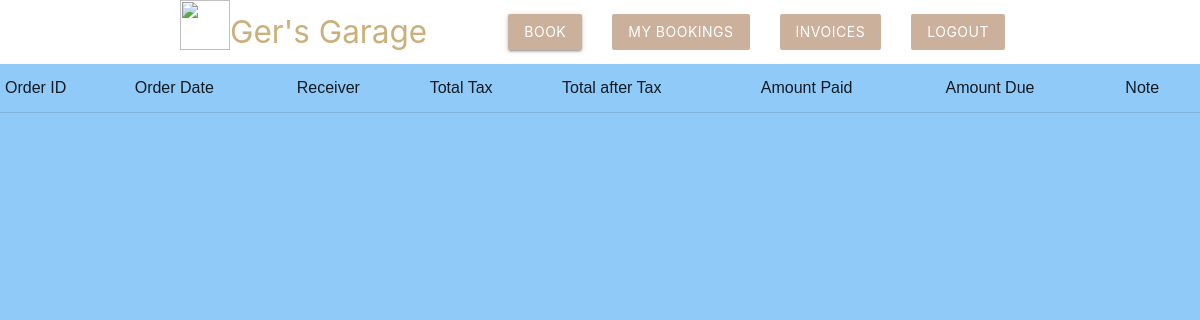
Page /customer/myInvoices.php (signed in) on the earlier database version.
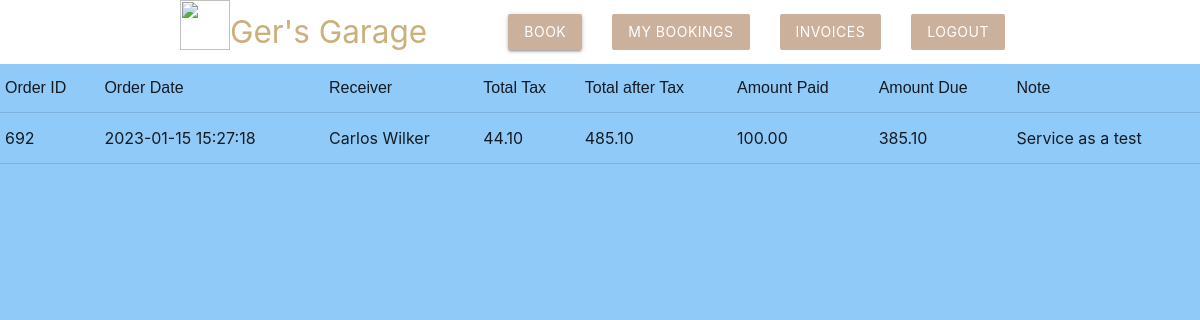
Same page on the later database version.
### tables this page shows
CREATE TABLE `invoice_order` (
  `order_id` int(11) NOT NULL,
  `user_id` int(11) NOT NULL,
  `order_date` timestamp NOT NULL DEFAULT current_timestamp(),
  `booking_id` int(11) NOT NULL,
  `mechanic_id` int(11) NOT NULL,
  `order_receiver_name` varchar(250) NOT NULL,
  `order_receiver_address` text NOT NULL COMMENT 'Phone number',
  `order_total_before_tax` decimal(10,2) NOT NULL,
  `order_total_tax` decimal(10,2) NOT NULL,
  `service_fee` double(10,2) NOT NULL,
  `order_tax_per` varchar(250) NOT NULL,
  `order_total_after_tax` double(10,2) NOT NULL,
  `order_amount_paid` decimal(10,2) NOT NULL,
  `order_total_amount_due` decimal(10,2) NOT NULL,
  `note` text NOT NULL
);

### customer/myInvoices.php (the view, shortened to what this page needs)
<?php
require("/xampp/htdocs/myapp/templates/menu.php");
require_once("/xampp/htdocs/myapp/customer/conf.php");
$userID = $_SESSION['id'];
$sql = "SELECT fullname FROM users WHERE id = '$userID'";
$allcustomer = mysqli_query($link,$sql);
$userInfo = mysqli_fetch_array(
    $allcustomer,
    MYSQLI_ASSOC
);
$query = ("SELECT * FROM invoice_order LEFT JOIN bookings on invoice_order.booking_id = bookings.id where order_receiver_name = '$userInfo[fullname]'");
?>
<?php echo '<table border="1" cellspacing="3" cellpadding="3">
      <tr>
          <td> <font face="Arial">Order ID</font> </td>
          <td> <font face="Arial">Order Date</font> </td>
          <td> <font face="Arial">Receiver</font> </td>
          <td> <font face="Arial">Total Tax</font> </td>
          <td> <font face="Arial">Total after Tax</font> </td>
          <td> <font face="Arial">Amount Paid</font> </td>
          <td> <font face="Arial">Amount Due</font> </td>
          <td> <font face="Arial">Note</font> </td>
      </tr>';
if ($result = $link->query($query)) {
    while ($row = $result->fetch_assoc()) {
        $orderID = $row["order_id"];
        $orderDate = $row["order_date"];
        $receiver = $row["order_receiver_name"];
        $totalTax = $row["order_total_tax"];
        $totalAfterTax = $row["order_total_after_tax"];
        $amountPaid = $row["order_amount_paid"];
        $amountDue = $row["order_total_amount_due"];
        $note = $row["note"];
        echo '<tr>
                  <td>'.$orderID.'</td>
                  <td>'.$orderDate.'</td>
                  <td>'.$receiver.'</td>
                  <td>'.$totalTax.'</td>
                  <td>'.$totalAfterTax.'</td>
                  <td>'.$amountPaid.'</td>
                  <td>'.$amountDue.'</td>
                  <td>'.$note.'</td>
              </tr>';
    }
}
mysqli_close($link);?>
</body>
</html>

Differences in the rows shown:
added invoice_order: order_id "692", order_date "2023-01-15 15:27:18", order_receiver_name "Carlos Wilker", order_total_tax "44.10", order_total_after_tax "485.10", order_amount_paid "100.00", order_total_amount_due "385.10", note "Service as a test"
